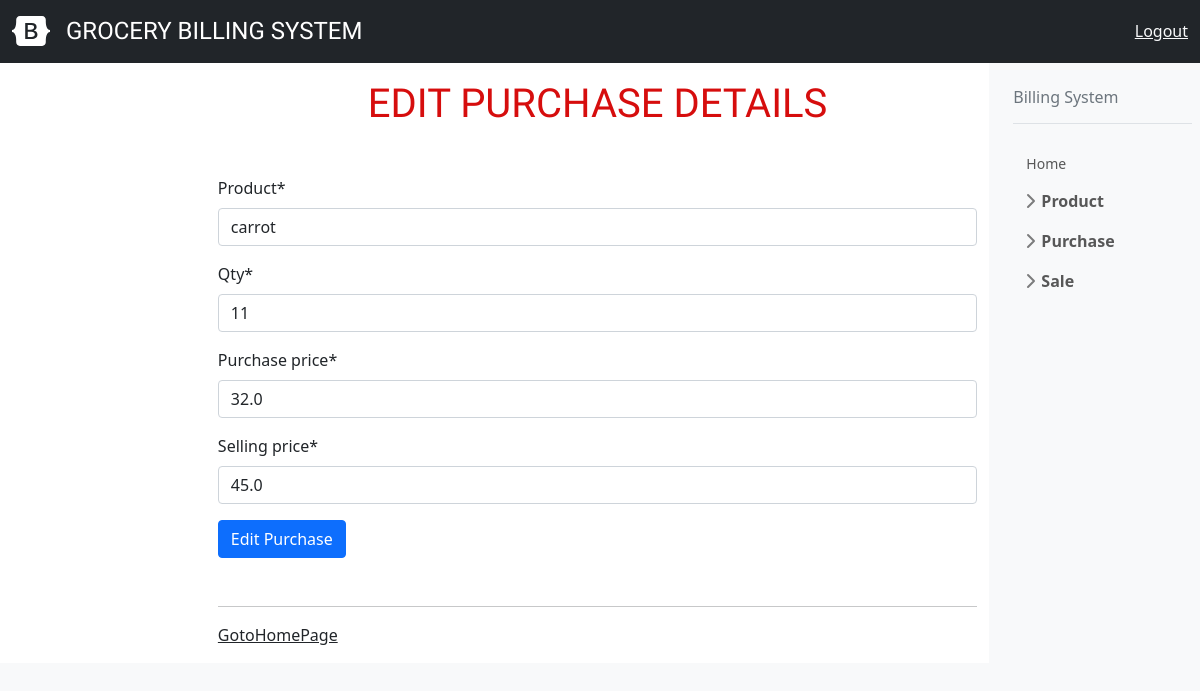
Screenshot of /editpurchase/6 with the database file from the repository.
### billing/models.py (models this page shows, shortened)
class Purchase(models.Model):
    product=models.ForeignKey(Product,on_delete=models.CASCADE)
    qty=models.IntegerField(null=False)
    purchase_price=models.FloatField(null=False)
    selling_price=models.FloatField(null=False)
    purchase_date=models.DateField(auto_now=True)

### billing/views.py (the view, shortened to what this page needs)
# urls.py: path("editpurchase/<int:pk>",EditPurchase.as_view(),name="editpurchase"),
class EditPurchase(TemplateView):
    model=Purchase
    template_name = "billing/purchase_edit.html"
    context={}
    def get_object(self,id):
        return self.model.objects.get(id=id)
    def get(self, request, *args, **kwargs):
        purchases=self.get_object(kwargs.get("pk"))
        form=PurchaseCreateForm(instance=purchases)
        self.context["form"]=form
        return render(request,self.template_name,self.context)

### billing/forms.py
class PurchaseCreateForm(ModelForm):
    class Meta:
        model = Purchase
        fields = ["product","qty","purchase_price","selling_price"]

### billing/models.py (called while the page is built)
    def __str__(self):
        return self.product_name

### billing/templates/billing/purchase_edit.html (shortened to what this page needs)
<!DOCTYPE html>
{% extends 'billing/index.html' %}
{% load crispy_forms_tags %}
    {% block body_block %}
<h1>Edit Purchase Details</h1>
<form method="post">
    {{form|crispy}}
    <input type="submit" class="btn btn-primary" value="Edit Purchase">
</form>
<hr>
<td><a href="{% url 'page' %}" class="link-dark">GotoHomePage</a></td>
{% endblock %}

### billing/static/css/cheatsheet.css (style rules this page uses)
body { scroll-behavior: smooth; }
.bd-heading + div > * + * { margin-top: 3rem; }
@media (min-width: 1200px) { body { display: grid; gap: 1rem; grid-template-columns: 1fr 4fr 1fr; grid-template-rows: auto; } }

### billing/templates/billing/index.html (style rules this page uses)
h1 { text-align: center; text-transform: uppercase; color: #d60d0d; font-family: 'Big Shoulders Stencil Text', cursive; }

### rows the page displays
Purchase: product "carrot", qty "11", purchase_price "32.0", selling_price "45.0"
